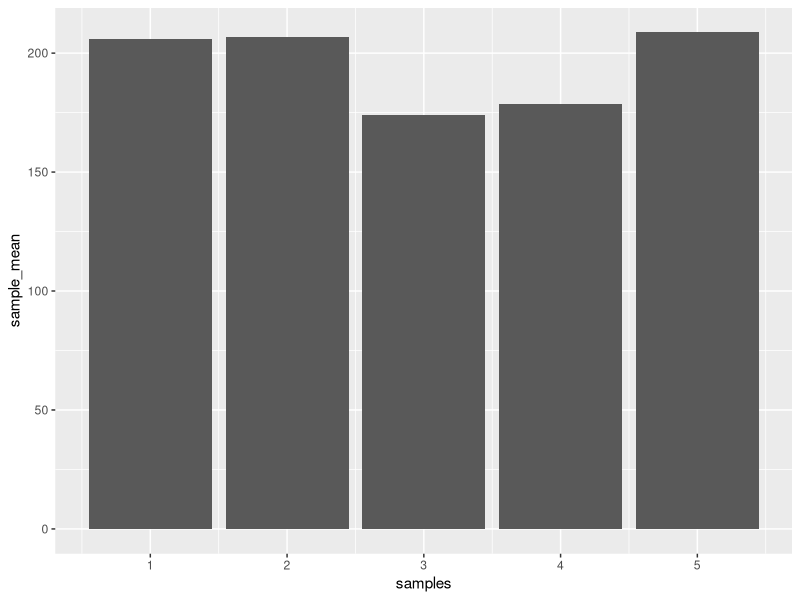
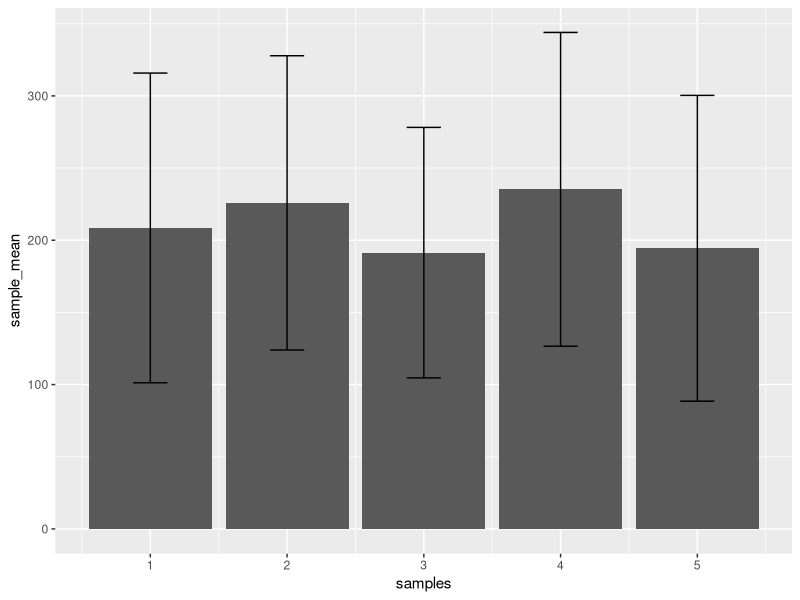
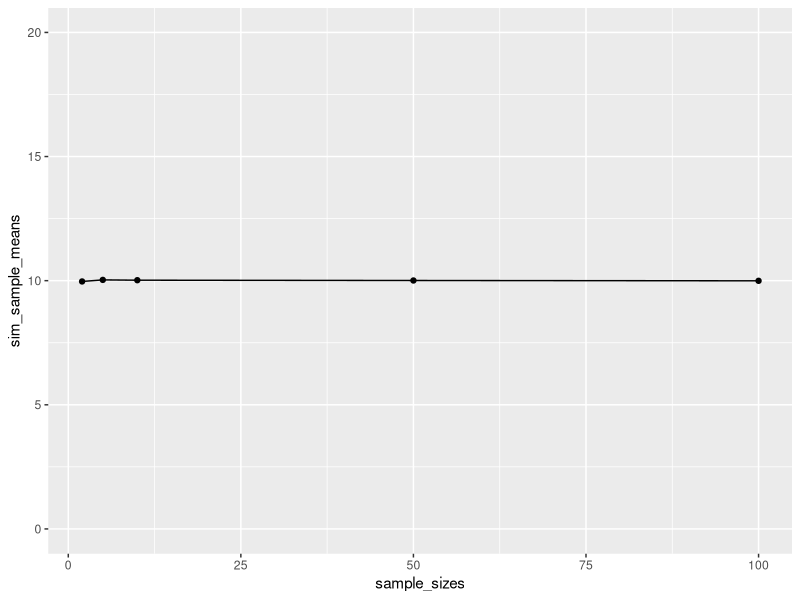
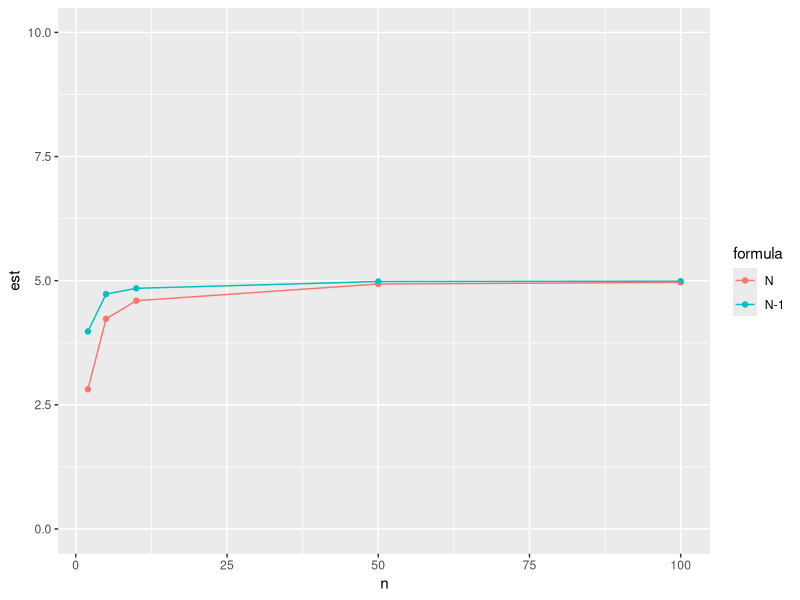

Here is the R script that generated these plots, in order:
## ---- chunk 1
knitr::opts_chunk$set(echo = TRUE, message = FALSE)
## ---- chunk 2

observations <- rnorm(5*25,mean=200, sd=100)
samples <- rep(1:5,each =25)
my_data <- data.frame(samples,observations)

library(dplyr)

means <- my_data %>%
  group_by(samples) %>%
  summarize(sample_mean = mean(observations))

library(ggplot2)

ggplot(means, aes(x = samples, y =sample_mean))+
  geom_bar(stat="identity")

## ---- chunk 3
# sampling process
observations <- rnorm(5*25,mean=200, sd=100)
samples <- rep(1:5,each =25)
my_data <- data.frame(samples,observations)

# get means
means <- my_data %>%
  group_by(samples) %>%
  summarize(sample_mean = mean(observations),
            sample_sd = sd(observations))

#plot means
ggplot(means, aes(x = samples, y =sample_mean))+
  geom_bar(stat="identity") +
  geom_errorbar(aes(ymin = sample_mean - sample_sd,
                    ymax = sample_mean + sample_sd),
                width = .25)

## ---- chunk 4
# n 2
observations <- rnorm(2*10000,mean = 10,sd =5)
samples <- rep(1:10000, each =2)
my_data <- data.frame(samples,observations)

summarized_data <- my_data %>%
  group_by(samples) %>%
  summarize(sample_means = mean(observations))

mean(summarized_data$sample_means)

#n 5
observations <- rnorm(5*10000,mean = 10,sd =5)
samples <- rep(1:10000, each =5)
my_data <- data.frame(samples,observations)

summarized_data <- my_data %>%
  group_by(samples) %>%
  summarize(sample_means = mean(observations))

mean(summarized_data$sample_means)

#######
sample_sizes <- c(2,5,10,50,100)
sim_sample_means <- c()
for(i in 1:length(sample_sizes)){
  observations <- rnorm(sample_sizes[i]*10000,mean = 10, sd =5)
  samples <- rep(1:10000, each = sample_sizes[i])
  my_data <- data.frame(samples,observations)
  
  summarized_data <- my_data %>%
    group_by(samples) %>%
    summarize(sample_means = mean(observations))
  
  sim_sample_means[i] <- mean(summarized_data$sample_means)
}

sim_data <- data.frame(sample_sizes, sim_sample_means)

ggplot(sim_data, aes(x=sample_sizes, y=sim_sample_means, group=1))+
  geom_point()+
  geom_line() +
  coord_cartesian(ylim = c(0,20) )

## ---- chunk 5
sd_N <- function(x){
  sqrt(sum((mean(x)-x)^2) / length(x))
}

#######
sample_sizes <- c(2,5,10,50,100)
sim_sample_sd <- c()
sim_sample_sd_N <- c()
for(i in 1:length(sample_sizes)){
  observations <- rnorm(sample_sizes[i]*10000,mean = 10, sd =5)
  samples <- rep(1:10000, each = sample_sizes[i])
  my_data <- data.frame(samples,observations)
  
  summarized_data <- my_data %>%
    group_by(samples) %>%
    summarize(sample_sd = sd(observations),
              sample_sd_N = sd_N(observations))
  
  sim_sample_sd[i] <- mean(summarized_data$sample_sd)
  sim_sample_sd_N[i] <- mean(summarized_data$sample_sd_N)
}

sim_data <- data.frame(n = rep(sample_sizes,2) ,
                       est = c(sim_sample_sd_N,sim_sample_sd),
                       formula = c(rep("N",5), rep("N-1",5)))

ggplot(sim_data, aes(x=n, y=est, group=formula, color = formula))+
  geom_point()+
  geom_line() +
  coord_cartesian(ylim = c(0,10) )


